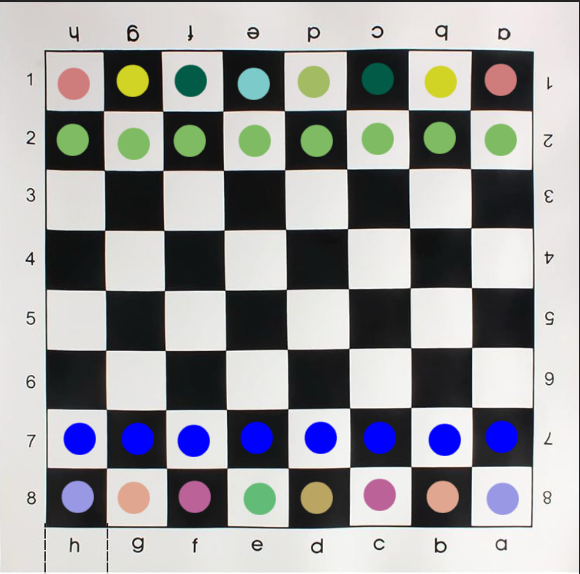
#> input picture hardware/images/image2.png, 580 x 574 px, given in place of the camera
$ python camera.py
#> lines starting #> are read from the running program, lines starting #| are printed output that depends on the picture; after the words box and inside, x2 and y2 are one past the last pixel; in counts of white or black regions, pixels touching at a corner belong together
from core.interfaces import ICameraModule
import cv2
import numpy as np
from pynput import keyboard
import os
import matplotlib.pyplot as plt
from matplotlib.patches import Rectangle
from core.interfaces import ICameraModule

class Camera:
    def __init__(self,
                 board_size: int = 900,
                 coverage_threshold: float = 0.02,
                 border_cm: float = 2,
                 board_physical_size_cm: float = 40.0,
                 red_threshold: float = None,
                 debug: bool = False):
#> in get_fen, frame is the input picture: shape (574, 580, 3); mean B, G, R 157.1, 156, 155.8
        self.board_size = board_size
        self.coverage_threshold = coverage_threshold
        self.red_threshold = red_threshold if red_threshold is not None else coverage_threshold * 0.5
        self.debug = debug

        self.border_px = int(round(board_size * border_cm / board_physical_size_cm))
        interior = board_size - 2 * self.border_px
        self.square_size = interior // 8

        self.kernel = cv2.getStructuringElement(cv2.MORPH_ELLIPSE, (7, 7))

        self.hsv_ranges = {
            'red':    (np.array([0, 150, 50]),   np.array([10, 255, 255])),
            'red2':   (np.array([170,150,50]),   np.array([180,255,255])),
            'blue':   (np.array([100, 150, 50]), np.array([120, 255, 255])),
            'green':  (np.array([30,  80, 50]),  np.array([90, 255, 255])),
            'orange': (np.array([10, 150, 50]),  np.array([19, 255, 255])),
            'yellow': (np.array([20, 150, 50]),  np.array([30, 255, 255])),
            'violet': (np.array([115, 50, 50]),  np.array([160, 255, 255])),
            'pink':   (np.array([160,  50, 50]), np.array([179, 255, 255])),
        }

        self.base_map = {'violet':'K','pink':'R','yellow':'N','blue':'P','green':'B','orange':'Q'}
        self.dark_map =  {'violet':'k','pink':'r','yellow':'n','blue':'p','green':'b','orange':'q'}

    def _debug_show(self, win, img, wait=300):
        if self.debug:
            cv2.imshow(win, img)
            cv2.waitKey(wait)

    def preprocess(self, image: np.ndarray):
        gray = cv2.cvtColor(image, cv2.COLOR_BGR2GRAY)
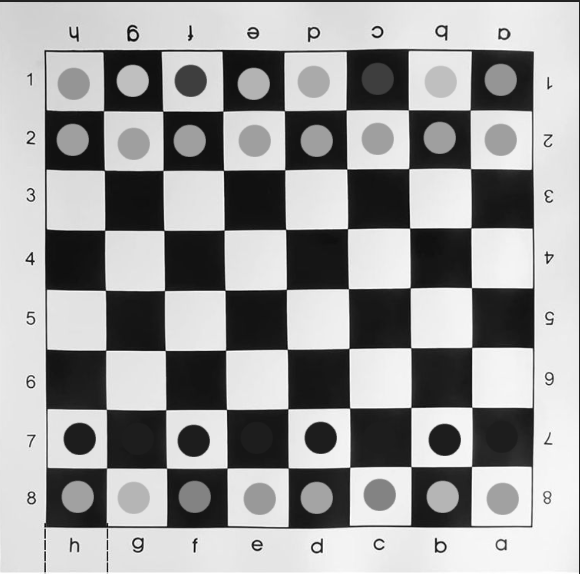
#> gray: shape (574, 580); min 2, max 255, mean 156.1
        blur = cv2.GaussianBlur(gray, (5, 5), 0)
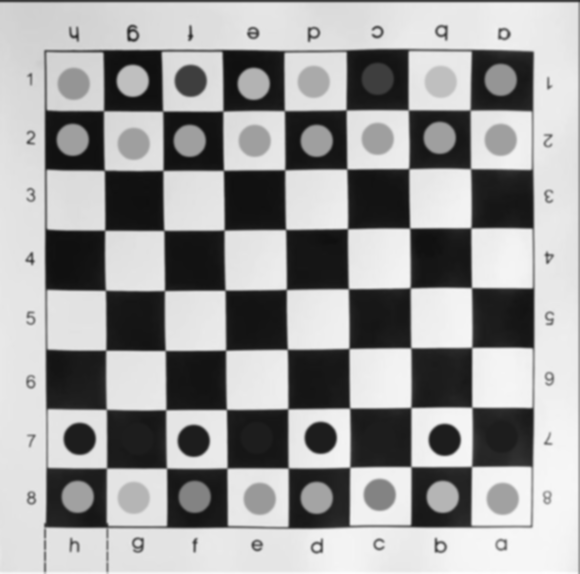
#> blur: shape (574, 580); min 15, max 254, mean 156.2
        self._debug_show("Preprocess", blur)
        return blur

    def detect_edges(self, img: np.ndarray):
        edges = cv2.Canny(img, 50, 150)
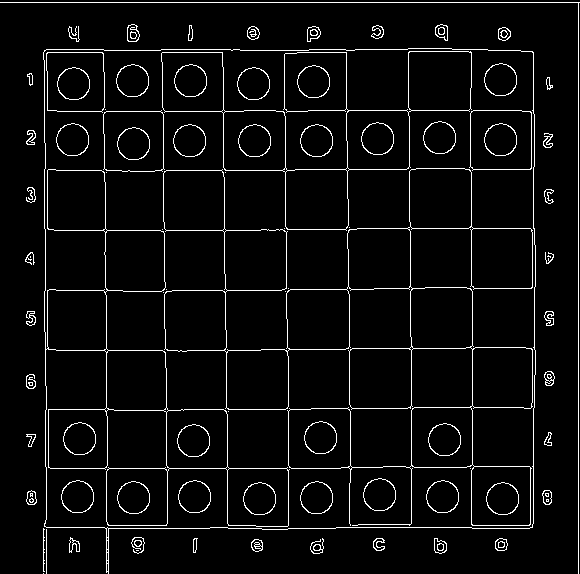
#> edges: shape (574, 580); 4.8% white in thin lines or dots
        self._debug_show("Edges", edges)
        return edges

    def find_board(self, edges: np.ndarray):
        contours, _ = cv2.findContours(edges, cv2.RETR_EXTERNAL, cv2.CHAIN_APPROX_SIMPLE)
#> contours = 42 contours, 14 with area under 20; largest, box (x1, y1, x2, y2) and area: (43, 48, 536, 574) 233921, (127, 24, 140, 42) 170, (435, 24, 448, 41) 148, (307, 26, 321, 42) 144, (434, 538, 447, 554) 141
        large = [c for c in contours if cv2.contourArea(c) > (self.board_size**2 * 0.5)]
#> large = []
        if not large:
#> (the run stopped early here; a loop or call above may not have finished)
